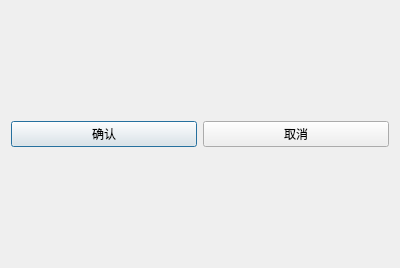
<?xml version="1.0" encoding="UTF-8"?>
<ui version="4.0">
 <class>Dialog</class>
 <widget class="QDialog" name="Dialog">
  <property name="geometry">
   <rect>
    <x>0</x>
    <y>0</y>
    <width>400</width>
    <height>268</height>
   </rect>
  </property>
  <property name="windowTitle">
   <string>属性编辑</string>
  </property>
  <layout class="QVBoxLayout" name="verticalLayout">
   <item>
    <layout class="QVBoxLayout" name="attrsLayout"/>
   </item>
   <item>
    <layout class="QHBoxLayout" name="horizontalLayout">
     <item>
      <widget class="QPushButton" name="add">
       <property name="text">
        <string>确认</string>
       </property>
      </widget>
     </item>
     <item>
      <widget class="QPushButton" name="cancel">
       <property name="text">
        <string>取消</string>
       </property>
      </widget>
     </item>
    </layout>
   </item>
  </layout>
 </widget>
 <resources/>
 <connections/>
</ui>
